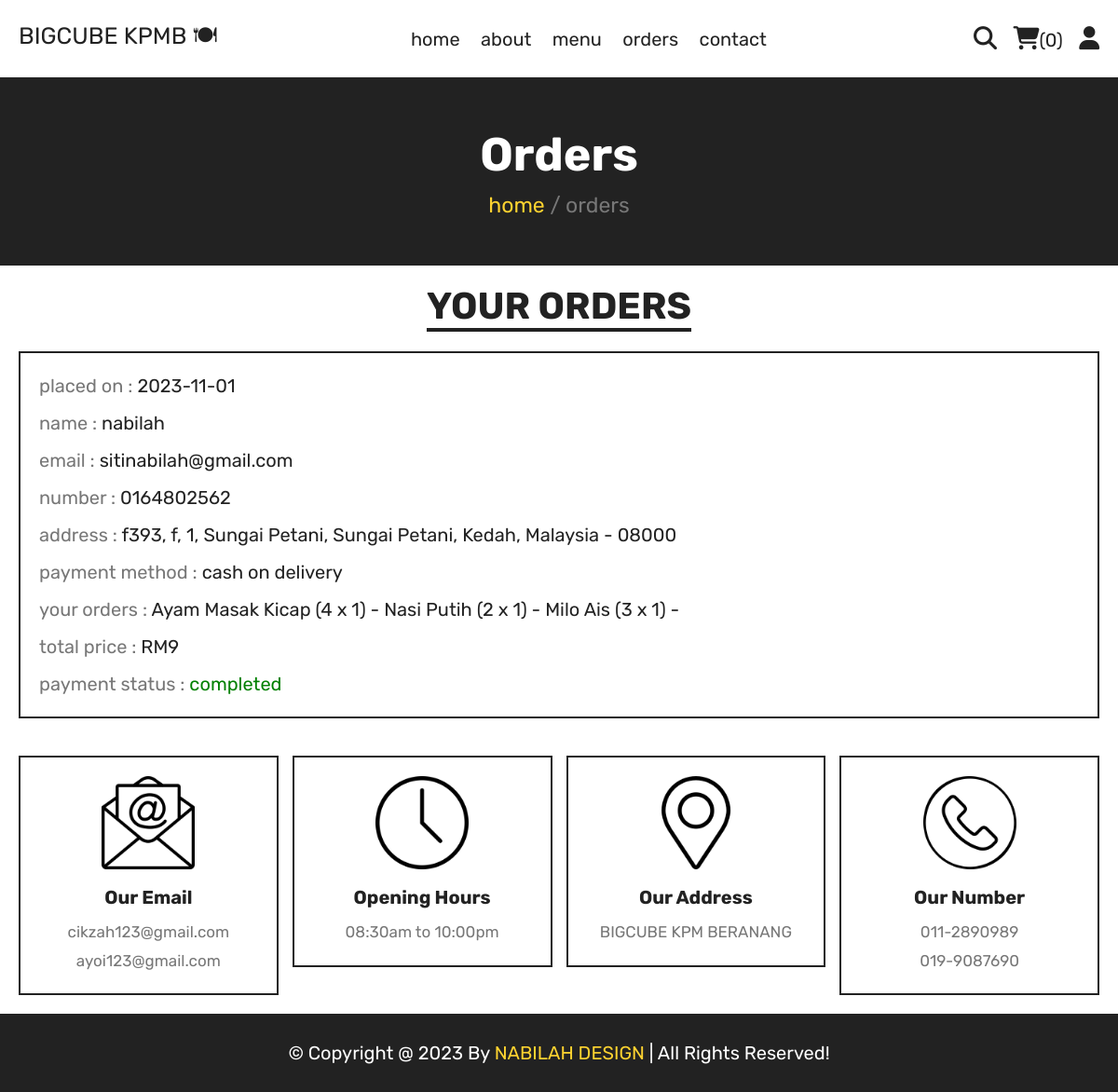
Screenshot of /orders.php (signed in) with the database file from the repository.
### tables this page shows
CREATE TABLE `orders` (
  `id` int(100) NOT NULL,
  `user_id` int(100) NOT NULL,
  `name` varchar(20) NOT NULL,
  `number` varchar(10) NOT NULL,
  `email` varchar(50) NOT NULL,
  `method` varchar(50) NOT NULL,
  `address` varchar(500) NOT NULL,
  `total_products` varchar(1000) NOT NULL,
  `total_price` int(100) NOT NULL,
  `placed_on` date NOT NULL DEFAULT current_timestamp(),
  `payment_status` varchar(20) NOT NULL DEFAULT 'pending'
);

### orders.php (the view, shortened to what this page needs)
<?php
include 'components/connect.php';
if(isset($_SESSION['user_id'])){
   $user_id = $_SESSION['user_id'];
}else{
   $user_id = '';
   header('location:home.php');
};
?>
<!DOCTYPE html>
<html lang="en">
<head>
   <link rel="stylesheet" href="https://cdnjs.cloudflare.com/ajax/libs/font-awesome/6.1.1/css/all.min.css">
   <link rel="stylesheet" href="css/style.css">
</head>
<body>
<?php include 'components/user_header.php'; ?>
<div class="heading">
   <h3>orders</h3>
   <p><a href="html.php">home</a> <span> / orders</span></p>
</div>
<section class="orders">
   <h1 class="title">your orders</h1>
   <div class="box-container">
   <?php
      if($user_id == ''){
         echo '<p class="empty">please login to see your orders</p>';
      }else{
         $select_orders = $conn->prepare("SELECT * FROM `orders` WHERE user_id = ?");
         $select_orders->execute([$user_id]);
         if($select_orders->rowCount() > 0){
            while($fetch_orders = $select_orders->fetch(PDO::FETCH_ASSOC)){
   ?>
   <div class="box">
      <p>placed on : <span><?= $fetch_orders['placed_on']; ?></span></p>
      <p>name : <span><?= $fetch_orders['name']; ?></span></p>
      <p>email : <span><?= $fetch_orders['email']; ?></span></p>
      <p>number : <span><?= $fetch_orders['number']; ?></span></p>
      <p>address : <span><?= $fetch_orders['address']; ?></span></p>
      <p>payment method : <span><?= $fetch_orders['method']; ?></span></p>
      <p>your orders : <span><?= $fetch_orders['total_products']; ?></span></p>
      <p>total price : <span>RM<?= $fetch_orders['total_price']; ?></span></p>
      <p> payment status : <span style="color:<?php if($fetch_orders['payment_status'] == 'pending'){ echo 'red'; }else{ echo 'green'; }; ?>"><?= $fetch_orders['payment_status']; ?></span> </p>
   </div>
   <?php
      }
      }else{
         echo '<p class="empty">no orders placed yet!</p>';
      }
      }
   ?>
   </div>
</section>
<?php include 'components/footer.php'; ?>
</body>
</html>

### css/style.css (style rules this page uses)
:root { --yellow:#fed330; --red:#e74c3c; --white:#fff; --black:#222; --light-color:#777; --border:.2rem solid var(--black); }
* { font-family: 'Rubik', sans-serif; margin:0; padding:0; box-sizing: border-box; outline: none; border: none; text-decoration: none; }
html { font-size: 62.5%; overflow-x: hidden; scroll-behavior: smooth; stop-opacity: 7rem; }
section { margin:0 auto; max-width: 1200px; padding:2rem; }
.title { text-align: center; margin-bottom: 2.5rem; font-size: 4rem; color:var(--black); text-transform: uppercase; text-decoration: underline; text-underline-offset: 1rem; }
.heading { display: flex; align-items: center; justify-content: center; gap:1rem; flex-flow: column; background-color: var(--black); min-height: 20rem; }
.heading h3 { font-size: 5rem; color:var(--white); text-transform: capitalize; }
.heading p { font-size: 2.3rem; color:var(--light-color); }
.heading p a { color:var(--yellow); }
.orders .box-container { display: flex; flex-wrap: wrap; gap:1.5rem; align-items: flex-start; }
.orders .box-container .box { padding:1rem 2rem; border:var(--border); flex:1 1 40rem; }
.orders .box-container .box p { line-height: 1.5; margin:1rem 0; font-size: 2rem; color:var(--light-color); }
.orders .box-container .box p span { color:var(--black); }

### rows the page displays
orders: placed_on "2023-11-01", name "nabilah", email "sitinabilah@gmail.com", number "0164802562", address "f393, f, 1, Sungai Petani, Sungai Petani, Kedah, Malaysia - 08000", method "cash on delivery", total_products "Ayam Masak Kicap (4 x 1) - Nasi Putih (2 x 1) - Milo Ais (3 x 1) -", total_price "9", payment_status "completed"

### other values shown
$total_cart_items "0"
